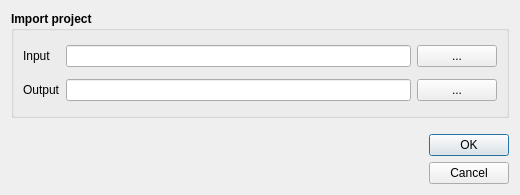
<?xml version="1.0" encoding="UTF-8"?>
<ui version="4.0">
 <class>importa_progetto</class>
 <widget class="QDialog" name="importa_progetto">
  <property name="geometry">
   <rect>
    <x>0</x>
    <y>0</y>
    <width>520</width>
    <height>195</height>
   </rect>
  </property>
  <property name="sizePolicy">
   <sizepolicy hsizetype="Fixed" vsizetype="Fixed">
    <horstretch>0</horstretch>
    <verstretch>0</verstretch>
   </sizepolicy>
  </property>
  <property name="minimumSize">
   <size>
    <width>520</width>
    <height>195</height>
   </size>
  </property>
  <property name="maximumSize">
   <size>
    <width>1500</width>
    <height>1500</height>
   </size>
  </property>
  <property name="windowTitle">
   <string>Import project</string>
  </property>
  <property name="locale">
   <locale language="English" country="UnitedStates"/>
  </property>
  <property name="modal">
   <bool>true</bool>
  </property>
  <layout class="QGridLayout" name="gridLayout">
   <item row="0" column="0">
    <widget class="QGroupBox" name="groupBox_2">
     <property name="sizePolicy">
      <sizepolicy hsizetype="Expanding" vsizetype="Expanding">
       <horstretch>0</horstretch>
       <verstretch>0</verstretch>
      </sizepolicy>
     </property>
     <property name="font">
      <font>
       <weight>75</weight>
       <bold>true</bold>
      </font>
     </property>
     <property name="title">
      <string>Import project</string>
     </property>
     <layout class="QGridLayout" name="gridLayout_3">
      <item row="4" column="1">
       <spacer name="verticalSpacer_3">
        <property name="orientation">
         <enum>Qt::Vertical</enum>
        </property>
        <property name="sizeHint" stdset="0">
         <size>
          <width>20</width>
          <height>40</height>
         </size>
        </property>
       </spacer>
      </item>
      <item row="0" column="1">
       <spacer name="verticalSpacer">
        <property name="orientation">
         <enum>Qt::Vertical</enum>
        </property>
        <property name="sizeHint" stdset="0">
         <size>
          <width>20</width>
          <height>40</height>
         </size>
        </property>
       </spacer>
      </item>
      <item row="1" column="0">
       <widget class="QLabel" name="label">
        <property name="font">
         <font>
          <weight>50</weight>
          <bold>false</bold>
         </font>
        </property>
        <property name="text">
         <string>Input</string>
        </property>
       </widget>
      </item>
      <item row="3" column="0">
       <widget class="QLabel" name="label_2">
        <property name="font">
         <font>
          <weight>50</weight>
          <bold>false</bold>
         </font>
        </property>
        <property name="text">
         <string>Output</string>
        </property>
       </widget>
      </item>
      <item row="2" column="1">
       <spacer name="verticalSpacer_2">
        <property name="orientation">
         <enum>Qt::Vertical</enum>
        </property>
        <property name="sizeHint" stdset="0">
         <size>
          <width>20</width>
          <height>40</height>
         </size>
        </property>
       </spacer>
      </item>
      <item row="1" column="1">
       <widget class="QLineEdit" name="dir_input">
        <property name="enabled">
         <bool>true</bool>
        </property>
        <property name="palette">
         <palette>
          <active>
           <colorrole role="Text">
            <brush brushstyle="SolidPattern">
             <color alpha="255">
              <red>0</red>
              <green>0</green>
              <blue>0</blue>
             </color>
            </brush>
           </colorrole>
          </active>
          <inactive>
           <colorrole role="Text">
            <brush brushstyle="SolidPattern">
             <color alpha="255">
              <red>0</red>
              <green>0</green>
              <blue>0</blue>
             </color>
            </brush>
           </colorrole>
          </inactive>
          <disabled>
           <colorrole role="Text">
            <brush brushstyle="SolidPattern">
             <color alpha="255">
              <red>120</red>
              <green>120</green>
              <blue>120</blue>
             </color>
            </brush>
           </colorrole>
          </disabled>
         </palette>
        </property>
        <property name="toolTip">
         <string>Enter the directory of the QGIS project to be imported.</string>
        </property>
       </widget>
      </item>
      <item row="3" column="1">
       <widget class="QLineEdit" name="dir_output">
        <property name="enabled">
         <bool>true</bool>
        </property>
        <property name="toolTip">
         <string>Enter the save directory.</string>
        </property>
       </widget>
      </item>
      <item row="3" column="2">
       <widget class="QPushButton" name="pushButton_out">
        <property name="font">
         <font>
          <weight>50</weight>
          <bold>false</bold>
         </font>
        </property>
        <property name="cursor">
         <cursorShape>PointingHandCursor</cursorShape>
        </property>
        <property name="text">
         <string>...</string>
        </property>
       </widget>
      </item>
      <item row="1" column="2">
       <widget class="QPushButton" name="pushButton_in">
        <property name="font">
         <font>
          <weight>50</weight>
          <bold>false</bold>
         </font>
        </property>
        <property name="cursor">
         <cursorShape>PointingHandCursor</cursorShape>
        </property>
        <property name="text">
         <string>...</string>
        </property>
       </widget>
      </item>
     </layout>
    </widget>
   </item>
   <item row="1" column="0">
    <layout class="QGridLayout" name="gridLayout_4">
     <property name="sizeConstraint">
      <enum>QLayout::SetDefaultConstraint</enum>
     </property>
     <property name="topMargin">
      <number>10</number>
     </property>
     <property name="horizontalSpacing">
      <number>10</number>
     </property>
     <property name="verticalSpacing">
      <number>0</number>
     </property>
     <item row="0" column="3">
      <widget class="QDialogButtonBox" name="button_box">
       <property name="cursor">
        <cursorShape>PointingHandCursor</cursorShape>
       </property>
       <property name="orientation">
        <enum>Qt::Vertical</enum>
       </property>
       <property name="standardButtons">
        <set>QDialogButtonBox::Cancel|QDialogButtonBox::Ok</set>
       </property>
      </widget>
     </item>
     <item row="0" column="1">
      <widget class="QLabel" name="igag">
       <property name="sizePolicy">
        <sizepolicy hsizetype="Preferred" vsizetype="Fixed">
         <horstretch>0</horstretch>
         <verstretch>0</verstretch>
        </sizepolicy>
       </property>
       <property name="text">
        <string/>
       </property>
       <property name="pixmap">
        <pixmap>img/logo-igag.png</pixmap>
       </property>
      </widget>
     </item>
     <item row="0" column="0">
      <widget class="QLabel" name="cnr">
       <property name="sizePolicy">
        <sizepolicy hsizetype="Preferred" vsizetype="Fixed">
         <horstretch>0</horstretch>
         <verstretch>0</verstretch>
        </sizepolicy>
       </property>
       <property name="text">
        <string/>
       </property>
       <property name="pixmap">
        <pixmap>img/logo-cnr.png</pixmap>
       </property>
      </widget>
     </item>
     <item row="0" column="2">
      <spacer name="horizontalSpacer">
       <property name="orientation">
        <enum>Qt::Horizontal</enum>
       </property>
       <property name="sizeHint" stdset="0">
        <size>
         <width>40</width>
         <height>20</height>
        </size>
       </property>
      </spacer>
     </item>
    </layout>
   </item>
  </layout>
 </widget>
 <resources/>
 <connections>
  <connection>
   <sender>button_box</sender>
   <signal>accepted()</signal>
   <receiver>importa_progetto</receiver>
   <slot>accept()</slot>
   <hints>
    <hint type="sourcelabel">
     <x>248</x>
     <y>254</y>
    </hint>
    <hint type="destinationlabel">
     <x>157</x>
     <y>274</y>
    </hint>
   </hints>
  </connection>
  <connection>
   <sender>button_box</sender>
   <signal>rejected()</signal>
   <receiver>importa_progetto</receiver>
   <slot>reject()</slot>
   <hints>
    <hint type="sourcelabel">
     <x>316</x>
     <y>260</y>
    </hint>
    <hint type="destinationlabel">
     <x>286</x>
     <y>274</y>
    </hint>
   </hints>
  </connection>
 </connections>
</ui>
